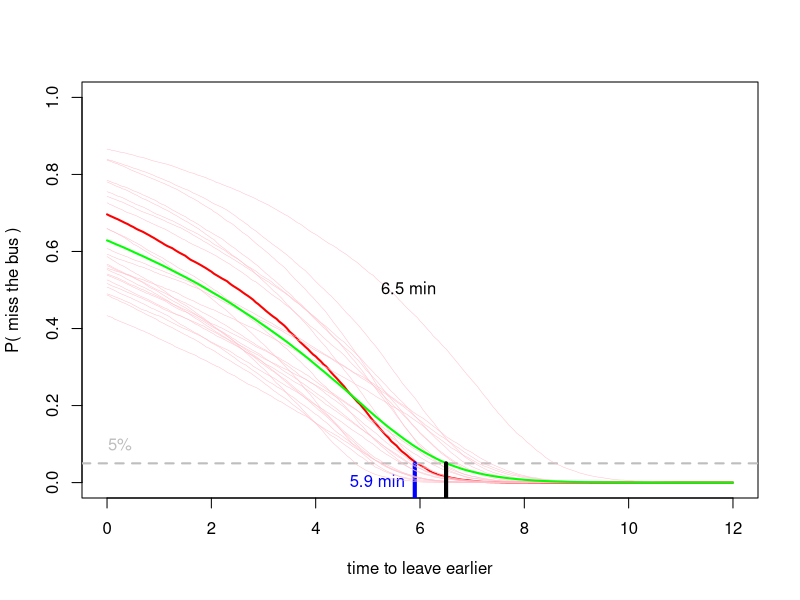

Reproduce this figure in R.
################################################################
## Tutorial Quantifying uncertainty by probability 2018
## Ullrika Sahlin
## When should I leave the office to not miss the last bus home?
## The purposes are to demonstrate probabilistic risk analysis, 
## separating between epistemic and aleatory uncertainty, using
## experts to inform parameters of a model, learn from data, and
## provide decision support
## ullrika.sahlin@cec.lu.se
################################################################


###################################################################
## Probabilty of exceeding a treshold
## Missing the last bus home
##################################################################
    

  param = list(expected_waiting_time = 5, mean_speed = 1.4)
  ## Number of samples
  N = 10^4
  
  ## Assign a value  to the distance 
  distance = 500 # in meters
  
  ## The time T ~ exponential distribution 
  ## expected_waiting_time = 5 # in minutes
  expected_waiting_time = param$expected_waiting_time # in minutes
  
  ## Simulate a sample from waiting time T
  waiting_time = rexp(N,1/expected_waiting_time )
  
  ## Simulate possible values on your walking speed in meter/minute
  ## 1.4 m/s
  # speed = rnorm(N,1.4,1.4/10)*60
  speed = rnorm(N,param$mean_speed,param$mean_speed/10)*60
  
  ## Calculate the likelihood you miss the bus
  mean((distance/speed) > waiting_time)
  
  ## Time you decide to leave earlier than usual
  leave_earlier = seq(0,12,by=0.05) # in minutes
  ## Calculate the likelihood you miss the bus for different times
  calc_risk = function(leave_earlier){mean(((distance/speed) - leave_earlier) > waiting_time)}
  risk = unlist(lapply(leave_earlier,calc_risk))
  plot(leave_earlier,risk, type = 'l', col = 'red', lwd = 2, ylim = c(0,1),xlab = 'time to leave earlier', ylab = 'P( miss the bus )')
  abline(h = 0.05, col = 'gray', lwd = 2, lty = 2)
  segments(x0=max(leave_earlier[risk>0.05]),y0=-1,y1=0.05, lwd = 4, col = 'blue')
  text(x=0.25,0.05+0.05,'5%',col='gray')
  text(x=max(leave_earlier[risk>0.05]), y=0, paste(round(max(leave_earlier[risk>0.05]),1),'min'), pos = 2, col = 'blue')
  
  
#################################################
## Redo with uncertainty in parameters
##########
  # number of samples from the probability distributions representing 
  # uncertianty in parameters
  N2 = 25 
  save_risk = matrix(0,nrow = N2, ncol = length(risk)) # matrix to save output
for(i in 1:N2){
  ## Uncertainty is added to the parameters 
  ## You can change how this is done
  param = list(expected_waiting_time = runif(1,3,10), mean_speed = rnorm(1,1.4,0.2))
  expected_waiting_time = param$expected_waiting_time # in minutes
  waiting_time = rexp(N,1/expected_waiting_time )
  speed = rnorm(N,param$mean_speed,param$mean_speed/10)*60
  mean((distance/speed) > waiting_time)
  calc_risk = function(leave_earlier){mean(((distance/speed) - leave_earlier) > waiting_time)}
  save_risk[i,] = unlist(lapply(leave_earlier,calc_risk))
  lines(leave_earlier,save_risk[i,], type = 'l', col = 'pink', lwd = 0.5)
}
  # Calculate expectation of the probability distribution charactersing
  # uncertianty in the probability to miss the bus
  Erisk = colMeans(save_risk)
  lines(leave_earlier,Erisk, type = 'l', col = 'green', lwd = 2)
  segments(x0=max(leave_earlier[Erisk>0.05]),y0=-1,y1=0.05, lwd = 4, col = 'black')
  text(x=max(leave_earlier[Erisk>0.05]), y=0.5, paste(round(max(leave_earlier[Erisk>0.05]),1),'min'), pos = 2)
  
